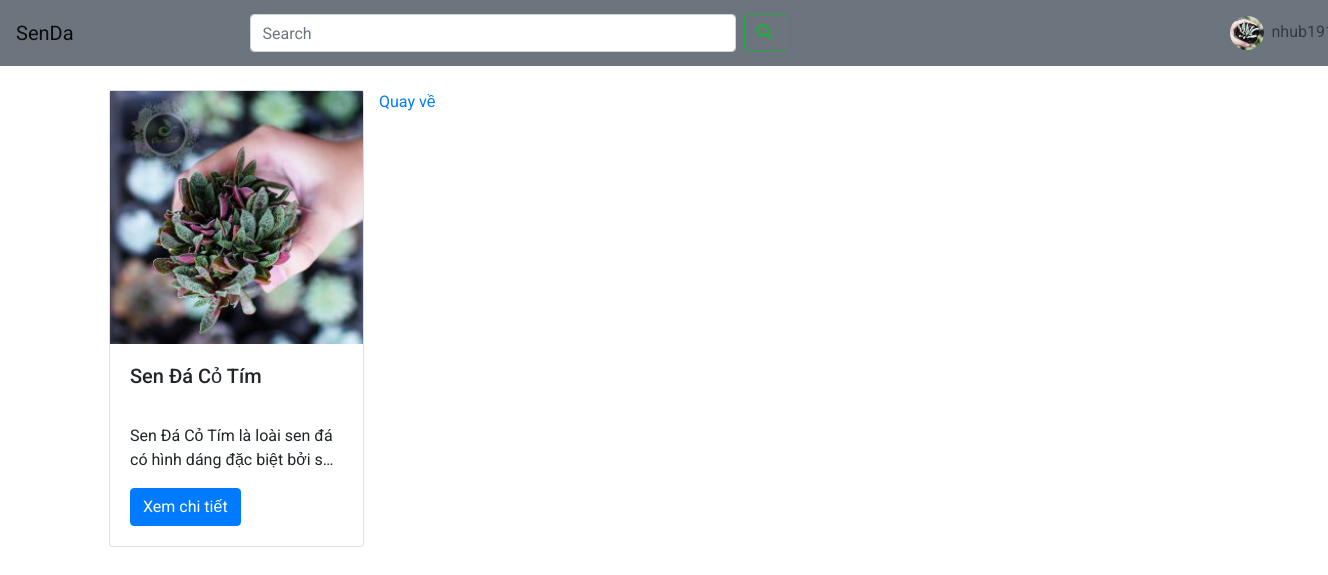
The page /app/pages/home.php?ten=Sen Đá Cỏ Tím (signed in) on the database its author committed.
### tables this page shows
CREATE TABLE `user` (
  `id` int(10) UNSIGNED NOT NULL,
  `username` varchar(50) NOT NULL,
  `password` varchar(50) NOT NULL,
  `avt` varchar(255) NOT NULL
);

CREATE TABLE `senda` (
  `id` int(5) UNSIGNED NOT NULL,
  `avt` varchar(255) NOT NULL,
  `ten` varchar(20) NOT NULL,
  `mau_sac` varchar(255) NOT NULL,
  `kich_thuoc` text NOT NULL,
  `hinh_dang` varchar(255) NOT NULL,
  `dac_tinh` text NOT NULL,
  `y_nghia` text NOT NULL
);

### app/curd/executeUser.php (called while the page is built, shortened)
<?php
function findUser($username)
{
    require "../config/connect.php";
    $sql = "SELECT * FROM `user` WHERE `username` = '$username'";
    $result = $conn->query($sql);
    if ($result) {
        $data = $result->fetch_assoc();
    }
    return $data;
}

### app/curd/search.php (the view, shortened to what this page needs)
<?php
function showSearch($data)
{
    require "../config/connect.php";
    $sql = "SELECT * FROM senda WHERE ten like '%$data%' ";
    $result = $conn->query($sql);
    if ($result->num_rows > 0) {
        while ($row = $result->fetch_assoc()) {
            echo '
                    <div class="col-lg-3 col-md-12 mb-2">
                        <div class="card card-' . $row['id'] . '">
                            <img src=" ' . $row['avt'] . '" class="img-fuild" style="height:20%" alt=" ' . $row['ten'] . '">
                            <div class="card-body">
                                <h5 class="card-title text-fix-title"> ' . $row['ten'] . ' </h5>
                                <p class="card-text text-fix">' . $row['dac_tinh'] . '</p>
                                <a href="detail.php?id=' . $row['id'] . '" class="btn btn-primary">Xem chi tiết</a>
                            </div>
                        </div>
                    </div>
                ';
        }
        echo '<div class="row">
                    <div class="col-md-12 col-lg-12 text-center "><p class=""><a href="home.php">Quay về</a></p></div>
            </div>';
    } else {
        echo '<p>Không có kêt quả cần tìm <a href="home.php">Quay về</a></p>';
    }
}

### app/pages/home.php (shortened to what this page needs)
<?php
require("../../bootstrap.php");
require('../curd/executeUser.php');
if (isset($_COOKIE['user'])) {
    $user = findUser($_COOKIE['user']);
    $avt = $user['avt'];
}
?>
<!DOCTYPE html>
<html lang="en">
<head>
    <link rel="stylesheet" href="../../assets/css/style.css">
    <link rel="stylesheet" href="../../assets/icon/fontawesome-free-6.0.0-web/css/all.min.css">
</head>
<body>
    <div class="container-fuild">
        <nav class="navbar navbar-expand-lg navbar-light bg-secondary">
            <a class="navbar-brand" href="home.php">SenDa</a>
            <form class="form-inline my-2 my-lg-0 ml-16 w-75" action="home.php?ten" method="get">
                <input class="form-control mr-sm-2 mw-custom" type="search" placeholder="Search" aria-label="Search" name="ten" id="search">
                <button class="icon-search btn btn-outline-success my-2 my-sm-0" type="submit">
                    <i class="fa-solid fa-magnifying-glass"></i></button>
            </form>
            <div class="collapse navbar-collapse" id="navbarSupportedContent">
                <ul class="navbar-nav mr-3">
                    <?php if (isset($_COOKIE['user'])) { ?>
                        <li class="nav-item dropdown">
                            <a class="nav-link dropdown-toggle" style="width: 50px;" href="#" id="navbarDropdown" role="button" data-toggle="dropdown" aria-expanded="false">
                                <img class="rounded-circle w-100 mr-2" src="<?php echo $avt ? $avt : "../../assets/avt/default.png" ?>" alt="avt"><?php echo $_COOKIE['user'] ?>
                            </a>
                        </li>
                    <?php } else  echo '<a class="btn btn-info" href="welcome.php">Đăng nhập</a>' ?>
                </ul>
            </div>
        </nav>
    </div>
    <div class="container">
        <div class="mt-4">
            <div class="row">
                <?php
                require('../curd/search.php');
                if (isset($_GET['ten'])) {
                    $data = $_GET['ten'];
                    showSearch($data);
                } else {
                    showAll();
                }
                ?>
            </div>
        </div>
    </div>
</body>
</html>

### assets/css/style.css (style rules this page uses)
body { font-family: "Roboto", sans-serif; }
.ml-16 { margin-left: 10rem; }
.mw-custom { width: 50% !important; }
.text-fix-title { min-height: 3rem; }
.text-fix { overflow: hidden; text-overflow: ellipsis; display: -webkit-box; -webkit-line-clamp: 2; -webkit-box-orient: vertical; }

### rows shown on the page
user: avt (picture)
senda: avt (picture), ten "Sen Đá Cỏ Tím", dac_tinh "Sen Đá Cỏ Tím là loài sen đá có hình dáng đặc biệt bởi…"
